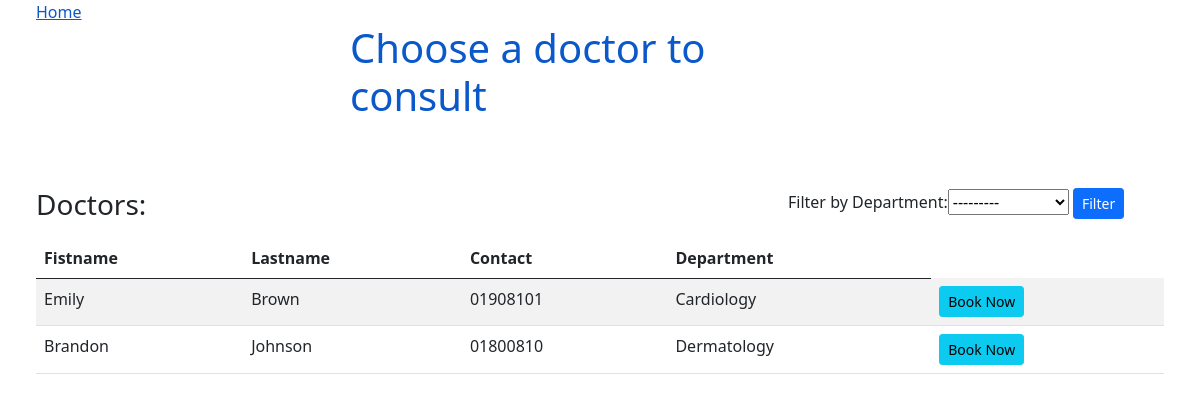
Page /listofdoctors/ on the committed database.
### appointments/models.py (models this page shows, shortened)
class Doctor(models.Model):
    Departments = [
        ("Cardiology", "Cardiology"),
        ("Neurology", "Neurology"),
        ("Dermatology", "Dermatology"),
        ("Cancer", "Cancer"),
        ("Psychiatric" , "Psychiatric")
    ]
    user = models.OneToOneField(User, on_delete=models.CASCADE ,null= True)
    firstname =models.CharField(max_length=200)
    lastname = models.CharField(max_length=200)
    address = models.CharField(max_length=200, null= True)
    mobile = models.CharField(max_length=100,null=True)
    department= models.CharField(max_length=100, choices= Departments)
    status = models.BooleanField(default=True)
    zoom_link = models.CharField(max_length= 300, null= True)

### listofdoctors/views.py (the view)
# urls.py: path('listofdoctors/', views.listdoctors),
def listdoctors(request): #get all data from dbs
	doctors= Doctor.objects.order_by('lastname') #Organization.objects.all()
	if request.method == 'GET': #Filter
		doctorsFilter= DoctorFilter(request.GET, queryset=doctors)
		doctors= doctorsFilter.qs
	else:
		doctorsFilter= DoctorFilter()
	return render(request, 'doctors_list.html', {'doctors':doctors, 'doctorsFilter':doctorsFilter})

### templates/doctors_list.html (shortened to what this page needs)
<!DOCTYPE html>
<html>
<head>
    <link href="https://cdn.jsdelivr.net/npm/bootstrap@5.0.0-beta3/dist/css/bootstrap.min.css" rel="stylesheet">
</head>
<body>
<a href='/' style="padding: 3%;">Home</a>
<div class="mx-auto" style="width: 500px;">
    <h1 style="color: #0a58ca;">Choose a doctor to consult</h1>
</div>
<br>
<div  style="padding: 3%;">
<div class="card-title row">
    <h3 class="col" style="display: !inline; margin-right: -20%; ">Doctors:</h3>
    <form method="GET" class="col" style="max-width: 400px;">
        Filter by
        {{ doctorsFilter.form  }}
        <button class="btn btn-primary btn-sm" type="submit">Filter</button>
    </form>
</div>
{%  if doctors.count > 0  %}
    <table class="table table-striped">
        <thead>
            <tr>
                <th>Fistname</th>
                <th>Lastname</th>
                <th>Contact</th>
                <th>Department</th>
            </tr>
        </thead>
        <tbody>
            {%  for user in doctors  %}
            <tr>
                <td>{{ user.firstname  }}</td>
                <td>{{ user.lastname  }}</td>
                <td>{{ user.mobile }}</td>
                <td>{{  user.department  }}</td>
                <td>
                    <a class="btn btn-info btn-sm" href="/calendar/{{user.id}}">Book Now</a>
                </td>
            </tr>
            {%  endfor  %}
        </tbody>
    </table>
{% else %}
<i>Empty</i>
{%  endif  %}
</div>
</body>
</html>

### rows in the picture
Doctor: firstname "Emily", lastname "Brown", mobile "01908101", department "Cardiology"
Doctor: firstname "Brandon", lastname "Johnson", mobile "01800810", department "Dermatology"
